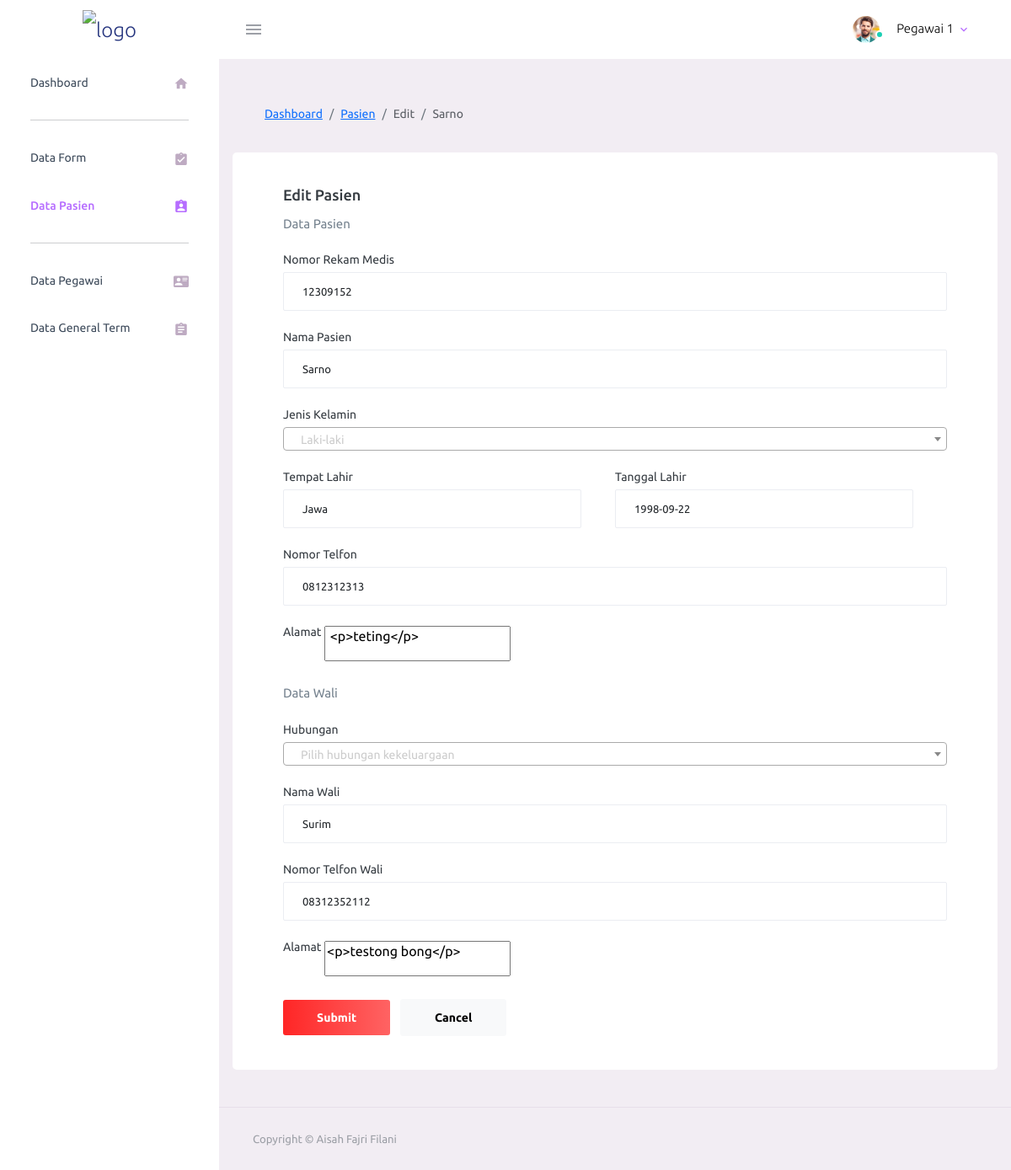
Page /app/pages/pasien/edit.php/2 (signed in) on the committed database.
### tables this page shows
CREATE TABLE `patients` (
  `id` int(11) NOT NULL,
  `medical_record` varchar(100) NOT NULL,
  `name` varchar(200) NOT NULL,
  `sex` char(1) NOT NULL,
  `birthplace` varchar(100) NOT NULL,
  `birthdate` date NOT NULL,
  `address` text NOT NULL,
  `phone` varchar(15) NOT NULL,
  `inputdate` timestamp NOT NULL DEFAULT current_timestamp(),
  `inputby` varchar(50) DEFAULT NULL,
  `updatedate` timestamp NULL DEFAULT NULL,
  `updateby` varchar(50) DEFAULT NULL
);

CREATE TABLE `guardians` (
  `id` int(11) NOT NULL,
  `name` varchar(200) NOT NULL,
  `relation` varchar(50) NOT NULL,
  `address` text NOT NULL,
  `phone` varchar(15) NOT NULL,
  `patient_id` int(11) NOT NULL,
  `inputdate` timestamp NOT NULL DEFAULT current_timestamp(),
  `inputby` varchar(50) DEFAULT NULL,
  `updatedate` timestamp NULL DEFAULT NULL,
  `updateby` varchar(50) DEFAULT NULL
);

### system/config/base.php (called while the page is built, shortened)
<?php
include 'function.php';
include_once $rootpath . '/system/server/db.php';
function routes($param = null, $id=null)
{
    $baseurl = $_SERVER['REQUEST_SCHEME'] . "://" . $_SERVER['HTTP_HOST'] . "/ais-project";
    $routes = [
        'login' => '/app/pages/login/index.php',
        'do-login' => '/app/pages/login/do-login.php',
        'logout' => '/app/pages/login/do-logout.php',
        'dashboard' => '/app/pages/dashboard/index.php',
        'ajax-pasien-wali' => '/app/pages/ajax/ajax-pasien-wali.php',
        'pasien' => '/app/pages/pasien/index.php',
        'pasien/add' => '/app/pages/pasien/add.php',
        'pasien/input' => '/app/pages/pasien/input.php',
        'pasien/edit' => '/app/pages/pasien/edit.php',
        'pasien/update' => '/app/pages/pasien/update.php',
        'pasien/delete' => '/app/pages/pasien/delete.php',
        'form' => '/app/pages/form/index.php',
        'form/fill' => '/app/pages/form/fill/1.php',
        'form/fill/2' => '/app/pages/form/fill/2.php',
        'form/fill/3' => '/app/pages/form/fill/3.php',
        'form/fill/4' => '/app/pages/form/fill/4.php',
        'form/do-fill-1' => '/app/pages/form/action/do-fill-1.php',
        'form/do-fill-2' => '/app/pages/form/action/do-fill-2.php',
        'form/do-fill-3' => '/app/pages/form/action/do-fill-3.php',
        'form/do-fill-4' => '/app/pages/form/action/do-fill-4.php',
        'form/done' => '/app/pages/form/done.php',
        'form/preview-new' => '/app/pages/form/preview.php',
        'form/add' => '/app/pages/form/add.php',
        'form/input' => '/app/pages/form/input.php',
        'form/edit' => '/app/pages/form/edit.php',
        'form/update' => '/app/pages/form/update.php',
        'form/delete' => '/app/pages/form/delete.php',
        'submit' => '/app/pages/form/submit.php',
        'pegawai' => '/app/pages/pegawai/index.php',
        'pegawai/add' => '/app/pages/pegawai/add.php',
        'pegawai/input' => '/app/pages/pegawai/input.php',
        'pegawai/edit' => '/app/pages/pegawai/edit.php',
        'pegawai/update' => '/app/pages/pegawai/update.php',
        'pegawai/delete' => '/app/pages/pegawai/delete.php',
        'term' => '/app/pages/term/index.php',
        'term/add' => '/app/pages/term/add.php',
        'term/input' => '/app/pages/term/input.php',
        'term/edit' => '/app/pages/term/edit.php',
        'term/update' => '/app/pages/term/update.php',
        'term/delete' => '/app/pages/term/delete.php',
    ];
    return $baseurl . ($routes[$param] ."/". $id  ?? '');
}

### system/config/function.php (called while the page is built, shortened)
<?php
function getUri($index){
    $uri = explode("/", $_SERVER['REQUEST_URI']);
    if(isset($uri[$index])){
        $uri[$index] = str_replace(".php", "", $uri[$index]);
        return $uri[$index];
    }
    return null;
}
function toTitle($string){
    return ucwords(strtolower($string));
}
?>

### system/server/db.php (called while the page is built, shortened)
<?php
$servername = "localhost";
$username = "root";
$password = "";
$dbname = "db_consent_form";
$db = new mysqli($servername, $username, $password, $dbname);
function find($table, $where = null)
{
    global $db;
    $sql = "SELECT * FROM $table";
    if ($where != null) {
        $sql .= " WHERE $where";
    }
    $result = $db->query($sql);
    $data = [];
    if ($result->num_rows > 0) {
        $data = $result->fetch_assoc();
    }
    return $data;
}

### app/pages/pasien/edit.php (the view, shortened to what this page needs)
<?php include_once '../../../system/view/header.php';?>
<?php
$patients = find('patients', 'id='.getUri(6));
$guardians = find('guardians', "patient_id = $patients[id]");
?>
<div class="container-scroller">
    <?php include "$rootpath/app/layout/topbar.php";?>
    <div class="container-fluid page-body-wrapper">
        <?php include "$rootpath/app/layout/sidebar.php";?>
        <div class="main-panel">
            <div class="content-wrapper">
                <div class="page-header">
                    <nav aria-label="breadcrumb">
                        <ol class="breadcrumb">
                            <li class="breadcrumb-item"><a href="<?=routes('dashboard')?>"><?=toTitle('Dashboard')?></a>
                            </li>
                            <li class="breadcrumb-item active" aria-current="page"><a
                                    href="<?=routes(getUri(4))?>"><?=toTitle(getUri(4))?></a></li>
                            <li class="breadcrumb-item active" aria-current="page"><?=toTitle(getUri(5))?></li>
                            <li class="breadcrumb-item active" aria-current="page"><?=toTitle($patients['name'])?></li>
                        </ol>
                    </nav>
                </div>
                <div class="row">
                    <div class="card">
                        <div class="card-body">
                            <h4 class="card-title">Edit <?=getUri(4)?></h4>
                            <p class="card-description"> Data Pasien </p>
                            <form class="forms-sample" method="post"
                                action="<?=routes('pasien/update')?>">
                                <div class="form-group">
                                    <label for="exampleInputName1">Nomor Rekam Medis</label>
                                    <input type="text" name="medical_record" class="form-control" id="exampleInputName1"
                                        placeholder="Nomor rekam medis" value="<?=$patients['medical_record']?>">
                                </div>
                                <div class="form-group">
                                    <label for="exampleInputEmail3">Nama Pasien</label>
                                    <input type="text" name="name" class="form-control" id="exampleInputEmail3"
                                        placeholder="Nama Pasien" value="<?=$patients['name']?>">
                                </div>
                                <div class="form-group">
                                    <label for="exampleInputPassword4">Jenis Kelamin</label>
                                </div>
                                <div class="form-group col-12 row">
                                    <div class="col-6">
                                        <label for="exampleInputPassword4">Tempat Lahir</label>
                                        <input type="text" name="birthplace" class="form-control"
                                            placeholder="Tempat Lahir" value="<?=$patients['birthplace']?>">
                                    </div>
                                    <div class="col-6">
                                        <label for="exampleInputPassword4">Tanggal Lahir</label>
                                        <input type="text" id="datepicker" name="birthdate" class="form-control"
                                            placeholder="Tanggal Lahir" value="<?=$patients['birthdate']?>">
                                    </div>
                                </div>
                                <div class="form-group">
                                    <label for="exampleInputEmail3">Nomor Telfon</label>
                                    <input type="text" name="phone" class="form-control" id="exampleInputEmail3"
                                        placeholder="Nomor Telfon" value="<?=$patients['phone']?>">
                                </div>
                                <div class="form-group">
                                    <label for="exampleInputCity1">Alamat</label>
                                    <textarea name="address" id="editor"> <?=$patients['address']?></textarea>
                                </div>
                                <p class="card-description"> Data Wali </p>
                                <div class="form-group">
                                    <label for="exampleInputPassword4">Hubungan</label>
                                </div>
                                <div class="form-group">
                                    <label for="exampleInputEmail3">Nama Wali</label>
                                    <input type="text" name="guardian_name" class="form-control" id="exampleInputEmail3"
                                        placeholder="Nama Wali" value="<?=$guardians['name']?>">
                                </div>
                                <div class="form-group">
                                    <label for="exampleInputEmail3">Nomor Telfon Wali</label>
                                    <input type="text" name="guardian_phone" class="form-control"
                                        id="exampleInputEmail3" placeholder="Nomor Telfon" value="<?=$guardians['phone']?>">
                                </div>
                                <div class="form-group">
                                    <label for="exampleInputCity1">Alamat</label>
                                    <textarea name="guardian_address" id="editor2"><?=$guardians['address']?></textarea>
                                </div>
                                <button type="submit" class="btn btn-gradient-primary me-2">Submit</button>
                                <button class="btn btn-light">Cancel</button>
                            </form>
                        </div>
                    </div>
                </div>
            </div>
            <footer class="footer">
                <div class="container-fluid d-flex justify-content-between">
                    <span class="text-muted d-block text-center text-sm-start d-sm-inline-block">Copyright ©
                        Aisah Fajri Filani</span>
                </div>
            </footer>
        </div>
    </div>
</div>
<?php include_once '../../../system/view/footer.php';?>

### system/view/header.php (style rules this page uses)
input[type="text"] { border-radius: 2px; }
#datepicker { border-radius: 2px; background-color: #fff; }

### rows in the picture
patients: name "Sarno", medical_record "12309152", birthplace "Jawa", birthdate "1998-09-22", phone "0812312313", address "<p>teting</p>"
guardians: guardian_name "Surim", guardian_phone "08312352112", guardian_address "<p>testong bong</p>"

### other values in the picture
$session['user']['name'] "Pegawai 1"
toTitle('Dashboard') "Dashboard"
toTitle(getUri(4)) "Pasien"
toTitle(getUri(5)) "Edit"
getUri(4) "Pasien"
